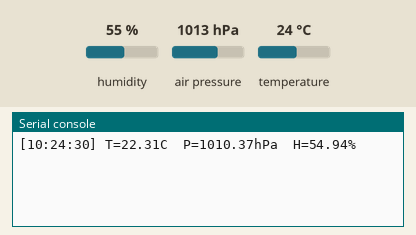
Bench run of a program on a simulated ESP32 board running MicroPython. Parts: the last lines printed to the serial console. The inputs (shaded band) are chosen by the test bench; at power-on: humidity 55 %, air pressure 1013 hPa, temperature 24 °C. The clock reads 2024-03-15 10:24:30 at power-on unless the program sets it; library files of the repository ran but are not shown: bme280.py.

Above: at 1.2 s.
1.3 s: humidity set to 22 %
At 5.8 s:
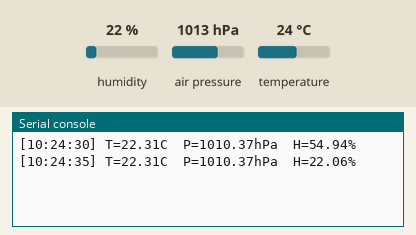
7.3 s: air pressure set to 952 hPa
At 11.4 s:
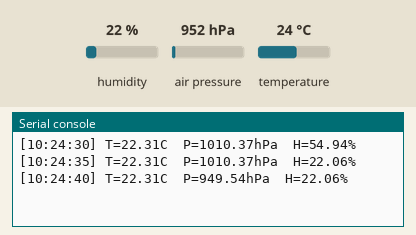
13.3 s: temperature set to 12 °C
At 15.9 s:
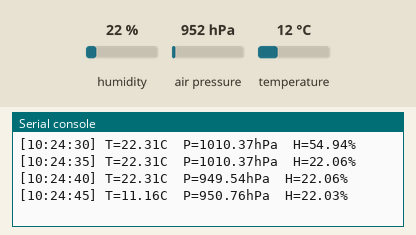
Timing chart, 0 to 17.4 s (numbered marks = the images above; inputs shaded):
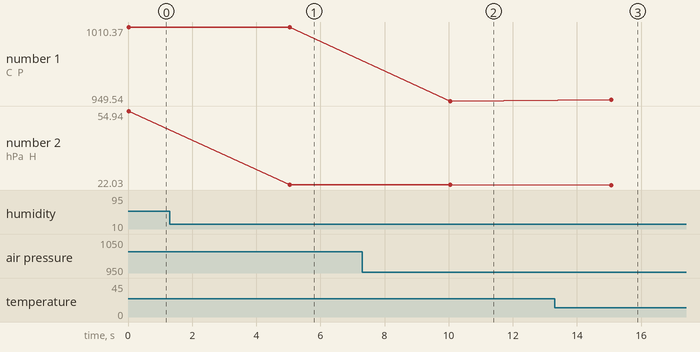

Measured:
- after the input at 1.3 s, the serial console: prints a new line after 3.7 s (image 1)
- after the input at 7.3 s, the serial console: prints a new line after 2.8 s (image 2)
- after the input at 13.3 s, the serial console: prints a new line after 1.8 s (image 3)
- plotted number 1: 1010.37 → 949.54 after the input at 7.3 s, 949.54 → 950.76 after the input at 13.3 s
- plotted number 2: 54.94 → 22.06 after the input at 1.3 s, 22.06 → 22.03 after the input at 13.3 s

The program:

main-bme280.py
```python
import machine, time
import micropython, gc
import bme280
i2c=machine.I2C(scl=machine.Pin(22),sda=machine.Pin(21),speed=400000)
bme=bme280.BME280(i2c=i2c)
def bmevalues():
    t, p, h = bme.read_compensated_data()
    p = p // 256
    pi = p // 100
    pd = p - pi * 100
    hi = h // 1024
    hd = h * 100 // 1024 - hi * 100
    return "[{}] T={}C  ".format(time.strftime("%H:%M:%S",time.localtime()), t / 100) + "P={}.{:02d}hPa  ".format(pi, pd) + "H={}.{:02d}%".format(hi, hd)


while True:
    print(bmevalues())
    time.sleep(5)
```
